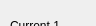
          <widget class="QWidget" name="page_6">
           <property name="geometry">
            <rect>
             <x>0</x>
             <y>0</y>
             <width>96</width>
             <height>26</height>
            </rect>
           </property>
           <attribute name="label">
            <string>Constant current dynamic mode</string>
           </attribute>
           <widget class="QPushButton" name="btn_dcc_validate">
            <property name="geometry">
             <rect>
              <x>130</x>
              <y>180</y>
              <width>103</width>
              <height>33</height>
             </rect>
            </property>
            <property name="text">
             <string>Validate</string>
            </property>
           </widget>
           <widget class="QDoubleSpinBox" name="val_dcc_duty">
            <property name="geometry">
             <rect>
              <x>110</x>
              <y>130</y>
              <width>121</width>
              <height>32</height>
             </rect>
            </property>
            <property name="suffix">
             <string> %</string>
            </property>
            <property name="decimals">
             <number>4</number>
            </property>
            <property name="minimum">
             <double>0.010000000000000</double>
            </property>
            <property name="maximum">
             <double>100.000000000000000</double>
            </property>
           </widget>
           <widget class="QLabel" name="label_45">
            <property name="geometry">
             <rect>
              <x>10</x>
              <y>130</y>
              <width>91</width>
              <height>31</height>
             </rect>
            </property>
            <property name="text">
             <string>Duty Cycle</string>
            </property>
           </widget>
           <widget class="QLabel" name="label_46">
            <property name="geometry">
             <rect>
              <x>10</x>
              <y>90</y>
              <width>91</width>
              <height>31</height>
             </rect>
            </property>
            <property name="text">
             <string>Frequency</string>
            </property>
           </widget>
           <widget class="QPushButton" name="btn_dcc_set">
            <property name="geometry">
             <rect>
              <x>10</x>
              <y>180</y>
              <width>103</width>
              <height>33</height>
             </rect>
            </property>
            <property name="text">
             <string>Set</string>
            </property>
           </widget>
           <widget class="QDoubleSpinBox" name="val_dcc_frequency">
            <property name="geometry">
             <rect>
              <x>110</x>
              <y>90</y>
              <width>121</width>
              <height>32</height>
             </rect>
            </property>
            <property name="suffix">
             <string> Hz</string>
            </property>
            <property name="decimals">
             <number>4</number>
            </property>
            <property name="minimum">
             <double>0.001000000000000</double>
            </property>
            <property name="maximum">
             <double>15000.000000000000000</double>
            </property>
           </widget>
           <widget class="QDoubleSpinBox" name="val_dcc_current_1">
            <property name="geometry">
             <rect>
              <x>110</x>
              <y>10</y>
              <width>121</width>
              <height>32</height>
             </rect>
            </property>
            <property name="suffix">
             <string> A</string>
            </property>
            <property name="decimals">
             <number>4</number>
            </property>
            <property name="minimum">
             <double>0.000100000000000</double>
            </property>
            <property name="maximum">
             <double>30.000000000000000</double>
            </property>
            <property name="singleStep">
             <double>0.100000000000000</double>
            </property>
           </widget>
           <widget class="QLabel" name="label_47">
            <property name="geometry">
             <rect>
              <x>10</x>
              <y>10</y>
              <width>81</width>
              <height>31</height>
             </rect>
            </property>
            <property name="text">
             <string>Current 1</string>
            </property>
           </widget>
           <widget class="QLabel" name="label_48">
            <property name="geometry">
             <rect>
              <x>10</x>
              <y>50</y>
              <width>81</width>
              <height>31</height>
             </rect>
            </property>
            <property name="text">
             <string>Current 2</string>
            </property>
           </widget>
           <widget class="QDoubleSpinBox" name="val_dcc_current_2">
            <property name="geometry">
             <rect>
              <x>110</x>
              <y>50</y>
              <width>121</width>
              <height>32</height>
             </rect>
            </property>
            <property name="suffix">
             <string> A</string>
            </property>
            <property name="decimals">
             <number>4</number>
            </property>
            <property name="minimum">
             <double>0.000100000000000</double>
            </property>
            <property name="maximum">
             <double>30.000000000000000</double>
            </property>
            <property name="singleStep">
             <double>0.100000000000000</double>
            </property>
           </widget>
           <widget class="QDoubleSpinBox" name="val_dcc_slope_1">
            <property name="geometry">
             <rect>
              <x>360</x>
              <y>10</y>
              <width>121</width>
              <height>32</height>
             </rect>
            </property>
            <property name="suffix">
             <string> A/uS</string>
            </property>
            <property name="decimals">
             <number>4</number>
            </property>
            <property name="minimum">
             <double>0.000100000000000</double>
            </property>
            <property name="maximum">
             <double>0.300000000000000</double>
            </property>
            <property name="singleStep">
             <double>0.010000000000000</double>
            </property>
           </widget>
           <widget class="QLabel" name="label_49">
            <property name="geometry">
             <rect>
              <x>260</x>
              <y>10</y>
              <width>81</width>
              <height>31</height>
             </rect>
            </property>
            <property name="text">
             <string>Slope 1</string>
            </property>
           </widget>
           <widget class="QDoubleSpinBox" name="val_dcc_slope_2">
            <property name="geometry">
             <rect>
              <x>360</x>
              <y>50</y>
              <width>121</width>
              <height>32</height>
             </rect>
            </property>
            <property name="suffix">
             <string> A/uS</string>
            </property>
            <property name="decimals">
             <number>4</number>
            </property>
            <property name="minimum">
             <double>0.000100000000000</double>
            </property>
            <property name="maximum">
             <double>0.300000000000000</double>
            </property>
            <property name="singleStep">
             <double>0.010000000000000</double>
            </property>
           </widget>
           <widget class="QLabel" name="label_50">
            <property name="geometry">
             <rect>
              <x>260</x>
              <y>50</y>
              <width>81</width>
              <height>31</height>
             </rect>
            </property>
            <property name="text">
             <string>Slope 2</string>
            </property>
           </widget>
          </widget>
